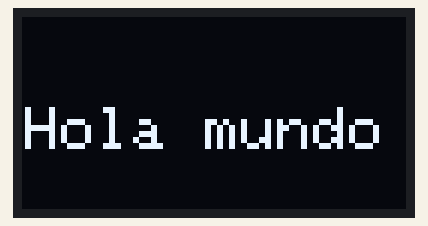
Simulated run of this sketch. Board: Arduino Uno, built with avr-gcc and run on an emulated ATmega328P. Parts: 128×64 one-colour display.

Above: at 0.1 s.

The sketch:

ejercicio-17.ino
```cpp
#include "Wire.h"
#include "Adafruit_SSD1306.h"
#include "Adafruit_GFX.h"

#define OLED_ADDR 0x3C
#define SCREEN_WIDTH 128 // OLED display width, in pixels
#define SCREEN_HEIGHT 64 // OLED display height, in pixels
#define OLED_RESET -1
#define LOGO_HEIGHT   16
#define LOGO_WIDTH    16

static const unsigned char PROGMEM logo_bmp[] =
{ B00000000, B11000000,
  B00000001, B11000000,
  B00000001, B11000000,
  B00000011, B11100000,
  B11110011, B11100000,
  B11111110, B11111000,
  B01111110, B11111111,
  B00110011, B10011111,
  B00011111, B11111100,
  B00001101, B01110000,
  B00011011, B10100000,
  B00111111, B11100000,
  B00111111, B11110000,
  B01111100, B11110000,
  B01110000, B01110000,
  B00000000, B00110000 };
Adafruit_SSD1306 display(SCREEN_WIDTH, SCREEN_HEIGHT, &Wire, OLED_RESET);

void setup () {
display.begin (SSD1306_SWITCHCAPVCC, OLED_ADDR);
display.clearDisplay ();
display.display ();
display.setTextSize (2);
display.setTextColor (WHITE);
display.setCursor (1,30);
display.print ("Hola mundo");
display.display ();
delay(2000);
}

void loop () {
  display.clearDisplay();
  display.drawBitmap(
    (display.width()  - LOGO_WIDTH ) / 2,
    (display.height() - LOGO_HEIGHT) / 2,
    logo_bmp, LOGO_WIDTH, LOGO_HEIGHT, 1);
  display.display();
  delay(1000);
}
```

Measured:
- what the display in image 0 shows lasts 2.0 s, from 0.1 s to 2.1 s
